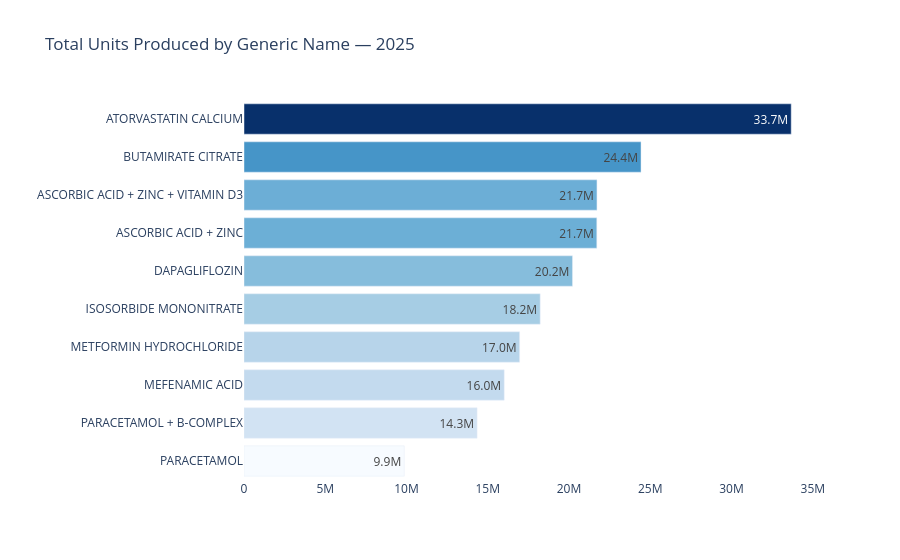

The notebook cell saved with this chart:
### Code cell
fig = px.bar(
    df_generic,
    x='total_output_units',
    y='generic_name_short',
    orientation='h',
    title='Total Units Produced by Generic Name — 2025',
    labels={
        'total_output_units': 'Total Units Produced',
        'generic_name_short': ''
    },
    text='label',
    color='total_output_units',
    color_continuous_scale='Blues'
)

fig.update_traces(
    textposition='auto',
    insidetextanchor='end'
)


fig.update_layout(
    plot_bgcolor='white',
    coloraxis_showscale=False,
    yaxis={'categoryorder': 'total ascending'},
    xaxis=dict(showticklabels=True, showgrid=False, title='')
)

fig.show()

### Figure 1 — Plotly figure (JSON) as saved in the notebook; plotly's stock layout.template omitted (floating-point values rounded to 4 significant figures)
{"data": [{"hovertemplate": "Total Units Produced=%{marker.color}<br>=%{y}<br>label=%{text}<extra></extra>", "insidetextanchor": "end", "legendgroup": "", "marker": {"color": [33670000.0, 24430000.0, 21720000.0, 21710000.0, 20210000.0, 18220000.0, 16960000.0, 16010000.0, 14340000.0, 9861000.0], "coloraxis": "coloraxis", "pattern": {"shape": ""}}, "name": "", "orientation": "h", "showlegend": false, "text": ["33.7M", "24.4M", "21.7M", "21.7M", "20.2M", "18.2M", "17.0M", "16.0M", "14.3M", "9.9M"], "textposition": "auto", "type": "bar", "x": [33670000.0, 24430000.0, 21720000.0, 21710000.0, 20210000.0, 18220000.0, 16960000.0, 16010000.0, 14340000.0, 9861000.0], "xaxis": "x", "y": ["ATORVASTATIN CALCIUM", "BUTAMIRATE CITRATE", "ASCORBIC ACID + ZINC + VITAMIN D3", "ASCORBIC ACID + ZINC", "DAPAGLIFLOZIN", "ISOSORBIDE MONONITRATE", "METFORMIN HYDROCHLORIDE", "MEFENAMIC ACID", "PARACETAMOL + B-COMPLEX", "PARACETAMOL"], "yaxis": "y"}], "layout": {"barmode": "relative", "coloraxis": {"colorbar": {"title": {"text": "Total Units Produced"}}, "colorscale": [[0, "rgb(247,251,255)"], [0.125, "rgb(222,235,247)"], [0.25, "rgb(198,219,239)"], [0.375, "rgb(158,202,225)"], [0.5, "rgb(107,174,214)"], [0.625, "rgb(66,146,198)"], [0.75, "rgb(33,113,181)"], [0.875, "rgb(8,81,156)"], [1, "rgb(8,48,107)"]], "showscale": false}, "legend": {"tracegroupgap": 0}, "plot_bgcolor": "white", "title": {"text": "Total Units Produced by Generic Name — 2025"}, "xaxis": {"anchor": "y", "domain": [0, 1], "showgrid": false, "showticklabels": true, "title": {"text": ""}}, "yaxis": {"anchor": "x", "categoryorder": "total ascending", "domain": [0, 1], "title": {"text": ""}}}}
